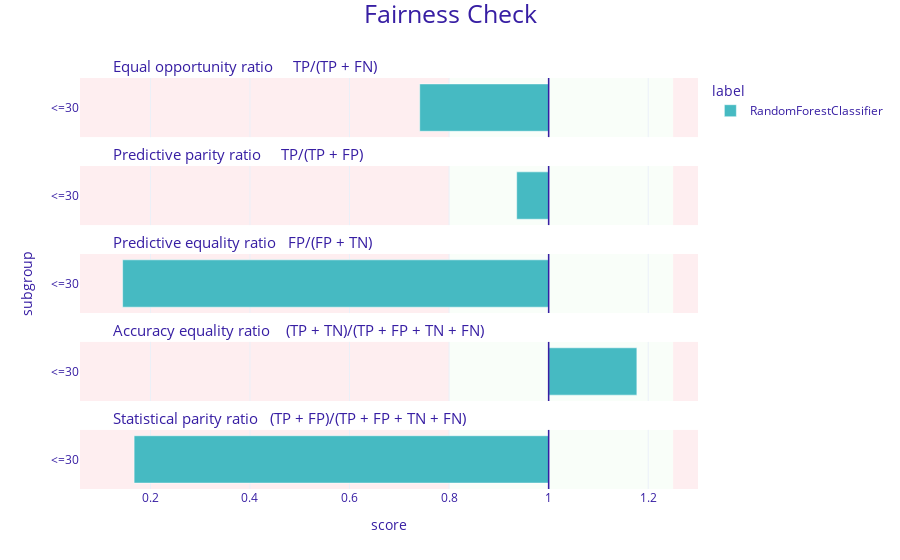

This figure's notebook cell:
### Code cell
show_fairness(rex)

### Figure 1 — Plotly figure (JSON) as saved in the notebook; plotly's stock layout.template omitted (floating-point values rounded to 4 significant figures)
{"data": [{"alignmentgroup": "True", "customdata": [["<=30", 0.741, "RandomForestClassifier"]], "hovertemplate": "<b>%{customdata[2]}</b><br>Subgroup: %{customdata[0]}<br>Score: %{customdata[1]}<br><extra></extra>", "legendgroup": "RandomForestClassifier", "marker": {"color": "#46bac2", "pattern": {"shape": ""}}, "name": "RandomForestClassifier", "offsetgroup": "RandomForestClassifier", "orientation": "h", "showlegend": true, "textposition": "auto", "type": "bar", "x": [-0.259], "xaxis": "x5", "y": [0.5], "yaxis": "y5"}, {"alignmentgroup": "True", "customdata": [["<=30", 0.936, "RandomForestClassifier"]], "hovertemplate": "<b>%{customdata[2]}</b><br>Subgroup: %{customdata[0]}<br>Score: %{customdata[1]}<br><extra></extra>", "legendgroup": "RandomForestClassifier", "marker": {"color": "#46bac2", "pattern": {"shape": ""}}, "name": "RandomForestClassifier", "offsetgroup": "RandomForestClassifier", "orientation": "h", "showlegend": false, "textposition": "auto", "type": "bar", "x": [-0.06421], "xaxis": "x4", "y": [0.5], "yaxis": "y4"}, {"alignmentgroup": "True", "customdata": [["<=30", 0.144, "RandomForestClassifier"]], "hovertemplate": "<b>%{customdata[2]}</b><br>Subgroup: %{customdata[0]}<br>Score: %{customdata[1]}<br><extra></extra>", "legendgroup": "RandomForestClassifier", "marker": {"color": "#46bac2", "pattern": {"shape": ""}}, "name": "RandomForestClassifier", "offsetgroup": "RandomForestClassifier", "orientation": "h", "showlegend": false, "textposition": "auto", "type": "bar", "x": [-0.8559], "xaxis": "x3", "y": [0.5], "yaxis": "y3"}, {"alignmentgroup": "True", "customdata": [["<=30", 1.177, "RandomForestClassifier"]], "hovertemplate": "<b>%{customdata[2]}</b><br>Subgroup: %{customdata[0]}<br>Score: %{customdata[1]}<br><extra></extra>", "legendgroup": "RandomForestClassifier", "marker": {"color": "#46bac2", "pattern": {"shape": ""}}, "name": "RandomForestClassifier", "offsetgroup": "RandomForestClassifier", "orientation": "h", "showlegend": false, "textposition": "auto", "type": "bar", "x": [0.1772], "xaxis": "x2", "y": [0.5], "yaxis": "y2"}, {"alignmentgroup": "True", "customdata": [["<=30", 0.167, "RandomForestClassifier"]], "hovertemplate": "<b>%{customdata[2]}</b><br>Subgroup: %{customdata[0]}<br>Score: %{customdata[1]}<br><extra></extra>", "legendgroup": "RandomForestClassifier", "marker": {"color": "#46bac2", "pattern": {"shape": ""}}, "name": "RandomForestClassifier", "offsetgroup": "RandomForestClassifier", "orientation": "h", "showlegend": false, "textposition": "auto", "type": "bar", "x": [-0.8327], "xaxis": "x", "y": [0.5], "yaxis": "y"}], "layout": {"annotations": [{"font": {"size": 15}, "showarrow": false, "text": "Statistical parity ratio   (TP + FP)/(TP + FP + TN + FN)", "x": 0.05, "xanchor": "left", "xref": "paper", "y": 0.144, "yanchor": "bottom", "yref": "paper"}, {"font": {"size": 15}, "showarrow": false, "text": "Accuracy equality ratio    (TP + TN)/(TP + FP + TN + FN)", "x": 0.05, "xanchor": "left", "xref": "paper", "y": 0.358, "yanchor": "bottom", "yref": "paper"}, {"font": {"size": 15}, "showarrow": false, "text": "Predictive equality ratio   FP/(FP + TN)", "x": 0.05, "xanchor": "left", "xref": "paper", "y": 0.572, "yanchor": "bottom", "yref": "paper"}, {"font": {"size": 15}, "showarrow": false, "text": "Predictive parity ratio     TP/(TP + FP)", "x": 0.05, "xanchor": "left", "xref": "paper", "y": 0.786, "yanchor": "bottom", "yref": "paper"}, {"font": {"size": 15}, "showarrow": false, "text": "Equal opportunity ratio     TP/(TP + FN)", "x": 0.05, "xanchor": "left", "xref": "paper", "y": 1, "yanchor": "bottom", "yref": "paper"}], "autosize": true, "barmode": "group", "font": {"color": "#371ea3"}, "legend": {"title": {"text": "label"}, "tracegroupgap": 0}, "margin": {"b": 71, "r": 30, "t": 78}, "shapes": [{"fillcolor": "#f05a71", "layer": "below", "line": {"width": 0}, "opacity": 0.1, "type": "rect", "x0": 0.25, "x1": 0.3, "xref": "x", "y0": 0, "y1": 1, "yref": "y"}, {"fillcolor": "#f05a71", "layer": "below", "line": {"width": 0}, "opacity": 0.1, "type": "rect", "x0": -0.9414, "x1": -0.2, "xref": "x", "y0": 0, "y1": 1, "yref": "y"}, {"fillcolor": "#c7f5bf", "layer": "below", "line": {"width": 0}, "opacity": 0.1, "type": "rect", "x0": -0.2, "x1": 0.25, "xref": "x", "y0": 0, "y1": 1, "yref": "y"}, {"line": {"color": "#371ea3", "width": 1.5}, "type": "line", "x0": 0, "x1": 0, "xref": "x", "y0": 0, "y1": 1, "yref": "y"}, {"fillcolor": "#f05a71", "layer": "below", "line": {"width": 0}, "opacity": 0.1, "type": "rect", "x0": 0.25, "x1": 0.3, "xref": "x", "y0": 0, "y1": 1, "yref": "y2"}, {"fillcolor": "#f05a71", "layer": "below", "line": {"width": 0}, "opacity": 0.1, "type": "rect", "x0": -0.9414, "x1": -0.2, "xref": "x", "y0": 0, "y1": 1, "yref": "y2"}, {"fillcolor": "#c7f5bf", "layer": "below", "line": {"width": 0}, "opacity": 0.1, "type": "rect", "x0": -0.2, "x1": 0.25, "xref": "x", "y0": 0, "y1": 1, "yref": "y2"}, {"line": {"color": "#371ea3", "width": 1.5}, "type": "line", "x0": 0, "x1": 0, "xref": "x", "y0": 0, "y1": 1, "yref": "y2"}, {"fillcolor": "#f05a71", "layer": "below", "line": {"width": 0}, "opacity": 0.1, "type": "rect", "x0": 0.25, "x1": 0.3, "xref": "x", "y0": 0, "y1": 1, "yref": "y3"}, {"fillcolor": "#f05a71", "layer": "below", "line": {"width": 0}, "opacity": 0.1, "type": "rect", "x0": -0.9414, "x1": -0.2, "xref": "x", "y0": 0, "y1": 1, "yref": "y3"}, {"fillcolor": "#c7f5bf", "layer": "below", "line": {"width": 0}, "opacity": 0.1, "type": "rect", "x0": -0.2, "x1": 0.25, "xref": "x", "y0": 0, "y1": 1, "yref": "y3"}, {"line": {"color": "#371ea3", "width": 1.5}, "type": "line", "x0": 0, "x1": 0, "xref": "x", "y0": 0, "y1": 1, "yref": "y3"}, {"fillcolor": "#f05a71", "layer": "below", "line": {"width": 0}, "opacity": 0.1, "type": "rect", "x0": 0.25, "x1": 0.3, "xref": "x", "y0": 0, "y1": 1, "yref": "y4"}, {"fillcolor": "#f05a71", "layer": "below", "line": {"width": 0}, "opacity": 0.1, "type": "rect", "x0": -0.9414, "x1": -0.2, "xref": "x", "y0": 0, "y1": 1, "yref": "y4"}, {"fillcolor": "#c7f5bf", "layer": "below", "line": {"width": 0}, "opacity": 0.1, "type": "rect", "x0": -0.2, "x1": 0.25, "xref": "x", "y0": 0, "y1": 1, "yref": "y4"}, {"line": {"color": "#371ea3", "width": 1.5}, "type": "line", "x0": 0, "x1": 0, "xref": "x", "y0": 0, "y1": 1, "yref": "y4"}, {"fillcolor": "#f05a71", "layer": "below", "line": {"width": 0}, "opacity": 0.1, "type": "rect", "x0": 0.25, "x1": 0.3, "xref": "x", "y0": 0, "y1": 1, "yref": "y5"}, {"fillcolor": "#f05a71", "layer": "below", "line": {"width": 0}, "opacity": 0.1, "type": "rect", "x0": -0.9414, "x1": -0.2, "xref": "x", "y0": 0, "y1": 1, "yref": "y5"}, {"fillcolor": "#c7f5bf", "layer": "below", "line": {"width": 0}, "opacity": 0.1, "type": "rect", "x0": -0.2, "x1": 0.25, "xref": "x", "y0": 0, "y1": 1, "yref": "y5"}, {"line": {"color": "#371ea3", "width": 1.5}, "type": "line", "x0": 0, "x1": 0, "xref": "x", "y0": 0, "y1": 1, "yref": "y5"}], "title": {"font": {"size": 25}, "text": "Fairness Check", "x": 0.5, "y": 0.99}, "xaxis": {"anchor": "y", "domain": [0, 1], "range": [-0.9414, 0.3], "ticktext": [0, 0.2, 0.4, 0.6, 0.8, 1, 1.2, 1], "tickvals": [-1, -0.8, -0.6, -0.4, -0.2, 0, 0.2, 0], "title": {"text": "score"}, "type": "linear"}, "xaxis2": {"anchor": "y2", "domain": [0, 1], "matches": "x", "range": [-0.9414, 0.3], "showticklabels": false, "ticktext": [0, 0.2, 0.4, 0.6, 0.8, 1, 1.2, 1], "tickvals": [-1, -0.8, -0.6, -0.4, -0.2, 0, 0.2, 0], "type": "linear"}, "xaxis3": {"anchor": "y3", "domain": [0, 1], "matches": "x", "range": [-0.9414, 0.3], "showticklabels": false, "ticktext": [0, 0.2, 0.4, 0.6, 0.8, 1, 1.2, 1], "tickvals": [-1, -0.8, -0.6, -0.4, -0.2, 0, 0.2, 0], "type": "linear"}, "xaxis4": {"anchor": "y4", "domain": [0, 1], "matches": "x", "range": [-0.9414, 0.3], "showticklabels": false, "ticktext": [0, 0.2, 0.4, 0.6, 0.8, 1, 1.2, 1], "tickvals": [-1, -0.8, -0.6, -0.4, -0.2, 0, 0.2, 0], "type": "linear"}, "xaxis5": {"anchor": "y5", "domain": [0, 1], "matches": "x", "range": [-0.9414, 0.3], "showticklabels": false, "ticktext": [0, 0.2, 0.4, 0.6, 0.8, 1, 1.2, 1], "tickvals": [-1, -0.8, -0.6, -0.4, -0.2, 0, 0.2, 0], "type": "linear"}, "yaxis": {"anchor": "x", "domain": [0, 0.144], "range": [0, 1], "showgrid": false, "ticktext": ["<=30"], "tickvals": [0.5], "title": {"text": ""}, "type": "linear", "zeroline": false}, "yaxis2": {"anchor": "x2", "domain": [0.214, 0.358], "matches": "y", "range": [0, 1], "showgrid": false, "ticktext": ["<=30"], "tickvals": [0.5], "title": {"text": ""}, "type": "linear", "zeroline": false}, "yaxis3": {"anchor": "x3", "domain": [0.428, 0.572], "matches": "y", "range": [0, 1], "showgrid": false, "ticktext": ["<=30"], "tickvals": [0.5], "title": {"text": "subgroup"}, "type": "linear", "zeroline": false}, "yaxis4": {"anchor": "x4", "domain": [0.642, 0.786], "matches": "y", "range": [0, 1], "showgrid": false, "ticktext": ["<=30"], "tickvals": [0.5], "title": {"text": ""}, "type": "linear", "zeroline": false}, "yaxis5": {"anchor": "x5", "domain": [0.856, 1], "matches": "y", "range": [0, 1], "showgrid": false, "ticktext": ["<=30"], "tickvals": [0.5], "title": {"text": ""}, "type": "linear", "zeroline": false}}}
